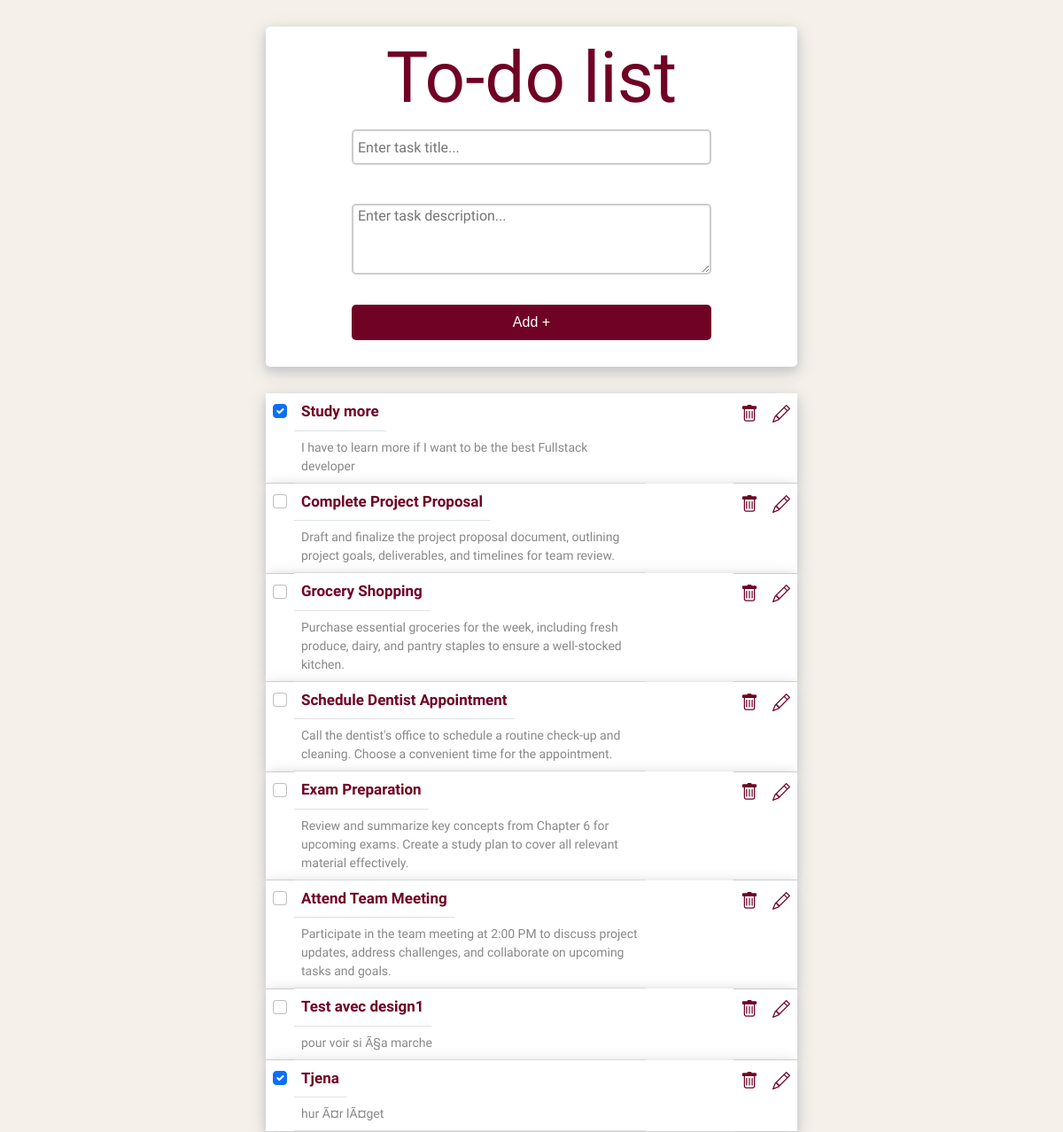
Before: / with the older database file.
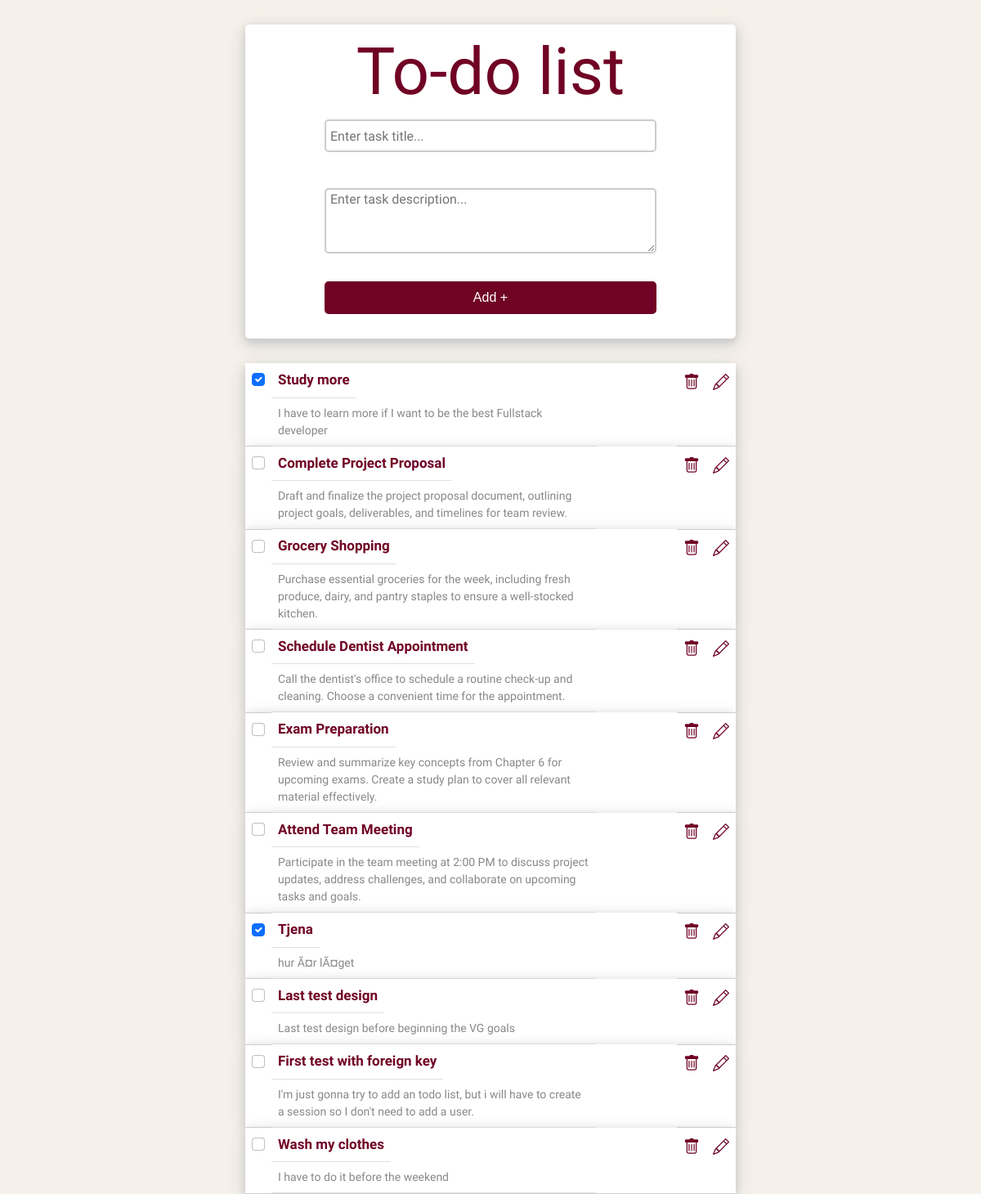
After: the same page with the newer database file.
### tables this page shows
CREATE TABLE `tasks` (
  `id` int(11) NOT NULL AUTO_INCREMENT,
  `title` varchar(255) DEFAULT NULL,
  `description` varchar(255) DEFAULT NULL,
  `completion` tinyint(4) DEFAULT 0,
  `userID` int(11) DEFAULT NULL,
  `listId` int(11) DEFAULT NULL,
  PRIMARY KEY (`id`),
  KEY `userID` (`userID`),
  KEY `listId` (`listId`),
  CONSTRAINT `tasks_ibfk_1` FOREIGN KEY (`userID`) REFERENCES `Users` (`userID`),
  CONSTRAINT `tasks_ibfk_2` FOREIGN KEY (`listId`) REFERENCES `lists` (`listId`)
);

### index.php (the view, shortened to what this page needs)
<?php
    require 'config.php';
?>
<!DOCTYPE html>
<html lang="en">
<head>
    <link rel="stylesheet" href="./style.css">
    <link href="https://cdn.jsdelivr.net/npm/bootstrap@5.0.2/dist/css/bootstrap.min.css" rel="stylesheet">
<link rel="stylesheet" href="https://cdn.jsdelivr.net/npm/bootstrap-icons@1.3.0/font/bootstrap-icons.css">
</head>
<body>
    <div class="main-section">
       <div class="tasks-section">
        <h2>To-do list</h2>
            <form action="" method="POST">
                <input type="text" name="title" placeholder="Enter task title..."><br>
                <textarea type="text" name="description" id="description" class="no-bootstrap-styles" placeholder="Enter task description..."></textarea><br>
                <button type="submit" name="submit" value="Submit">Add +</button>
            </form>
        </div>
</body>
</html>
<?php
    $stmt = $pdo->prepare("SELECT * FROM tasks");
    $stmt->execute();
    $results = $stmt->fetchAll();
?>
<!DOCTYPE html>
<html>
    <body>
        <div class="container">
            <table class="table">
                <tr>
                <?php
                    foreach($results as $result) {
                        echo "<td>";
                        if ($result['completion']) {
                            echo "
                                <form method='post' action='' id='form{$result['id']}'>
                                    <input
                                        type='hidden'
                                        name='id'
                                        value={$result['id']}
                                    />
                                    <input
                                        type='hidden'
                                        name='checkbox'
                                        id='checkboxHidden{$result['id']}'
                                        value=0
                                    />
                                    <input
                                        type='checkbox'
                                        name='checkbox'
                                        id='checkbox{$result['id']}'
                                        value=1
                                        onchange='changeHandler({$result["id"]})'
                                        checked
                                        class='form-check-input custom-checkbox'
                                    />
                                </form>
                            ";
                        } else {
                            echo "
                                <form method='post' action='' id='form{$result['id']}'>
                                    <input
                                        type='hidden'
                                        name='id'
                                        value={$result['id']}
                                    />
                                    <input
                                        type='hidden'
                                        name='checkbox'
                                        id='checkboxHidden{$result['id']}'
                                        value=0
                                    />
                                    <input
                                        type='checkbox'
                                        name='checkbox'
                                        id='checkbox{$result['id']}'
                                        value=1
                                        onchange='changeHandler({$result["id"]})'
                                        class='form-check-input custom-checkbox'
                                    />
                                </form>
                            ";
                        }
                        echo   "<td class=\"todo-title\">" . $result['title'] . "</td>
                                <td class=\"todo-description\">" . $result['description'] . "</td>";
                        echo "<td class=\"todo-X\"><a href=\"delete.php?id=" . $result['id'] . "\"><i class=\"bi bi-trash\" style=\"font-size: 20px;\"></i></a></td>";
                        echo "<td class=\"todo-X\"><a href=\"update.php?id=" . $result['id'] . "\"><i class=\"bi bi-pencil\" style=\"font-size: 20px;\"></i></a></td>";
                        echo  "</tr>";
                    }
                ?>
            </table>
        </div>
    </body>
</html>

### style.css (style rules this page uses)
* { padding: 0px; margin: 0px; box-sizing: border-box; background-color: #f5f0e9; }
body { background-color: #f5f0e9 !important; }
.main-section { background: transparent; width: 50%; height: 500px; margin: 30px auto; border-radius: 10px; }
.tasks-section { width: 100%; margin: 0px auto; padding: 10px; padding-bottom: 5%; border-radius: 5px; background-color: #fff; box-shadow: 0 4px 8px 0 #ccc, 0 6px 20px 0 #ccc; }
.tasks-section h2 { background-color: #fff; text-align: center; font-size: 80px; font-family: 'Dancing Script', cursive; color:#700325; margin: 0; }
form { background-color: #fff; }
.tasks-section input, .no-bootstrap-styles { background-color: #fff; display: block; width: 70%; height: 40px; margin: 10px auto; border: 2px solid #ccc; font-size: 16px; border-radius: 5px; padding: 0px 5px; font-family: 'Raleway', sans-serif; }
#description { height: 80px; }
.tasks-section button { display: block; width: 70%; height: 40px; margin: 0px auto; border: none; outline: none; background: #700325; color: #fff; font-family: sans-serif; font-size: 16px; border-radius: 5px; cursor: pointer; }
.container { margin: 30px auto; padding: 0 !important; border-radius: 5px; }
.table { background-color: #fff; }
.table tr { box-shadow: 0 4px 8px 0 #ccc, 0 6px 20px 0 #ccc; border-radius: 5px; position: relative; background-color: #fff; }
.table td { background-color: #fff; border-collapse: collapse; border-spacing: 0; }
.bi { text-decoration: none; color: #700325; background-color: #fff; }
.todo-title { display: inline-block; padding: 4% 4% 1.5% 4%; font-size: 17px; font-family: 'Raleway', sans-serif; color: #700325; font-weight: 600; background-color: #fff; }
.todo-description { display: block; width: 80%; padding: 1.5% 4% 4% 4%; color: #888; font-size: 14px; font-family: 'Raleway', sans-serif; background-color: #fff; }

Changed rows visible on the page:
removed tasks: title "Test avec design1", description "pour voir si Ã§a marche"
added tasks: title "Last test design", description "Last test design before beginning the VG goals"
added tasks: title "First test with foreign key", description "I'm just gonna try to add an todo list, but i will have to create a session so I don't need to add a user."
added tasks: title "Wash my clothes", description "I have to do it before the weekend"
